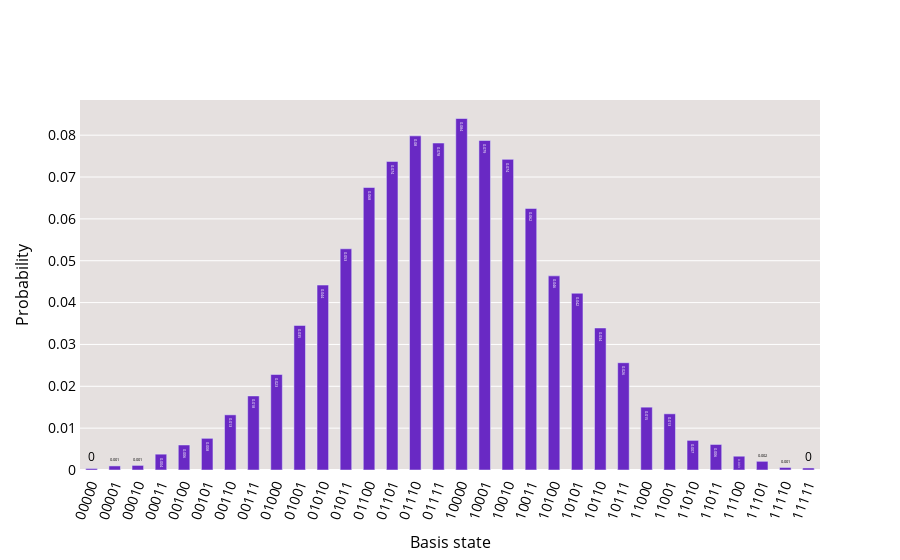

Here is the notebook cell this chart was saved with:
### Code cell
probability_distribution(counts)

### Figure 1 — Plotly figure (JSON) as saved in the notebook; plotly's stock layout.template omitted (floating-point values rounded to 4 significant figures)
{"data": [{"hoverinfo": "text", "hovertext": ["<b>00000</b><br>P = 0.0", "<b>00001</b><br>P = 0.001", "<b>00010</b><br>P = 0.001", "<b>00011</b><br>P = 0.004", "<b>00100</b><br>P = 0.006", "<b>00101</b><br>P = 0.008", "<b>00110</b><br>P = 0.013", "<b>00111</b><br>P = 0.018", "<b>01000</b><br>P = 0.023", "<b>01001</b><br>P = 0.035", "<b>01010</b><br>P = 0.044", "<b>01011</b><br>P = 0.053", "<b>01100</b><br>P = 0.068", "<b>01101</b><br>P = 0.074", "<b>01110</b><br>P = 0.08", "<b>01111</b><br>P = 0.078", "<b>10000</b><br>P = 0.084", "<b>10001</b><br>P = 0.079", "<b>10010</b><br>P = 0.074", "<b>10011</b><br>P = 0.062", "<b>10100</b><br>P = 0.046", "<b>10101</b><br>P = 0.042", "<b>10110</b><br>P = 0.034", "<b>10111</b><br>P = 0.026", "<b>11000</b><br>P = 0.015", "<b>11001</b><br>P = 0.013", "<b>11010</b><br>P = 0.007", "<b>11011</b><br>P = 0.006", "<b>11100</b><br>P = 0.003", "<b>11101</b><br>P = 0.002", "<b>11110</b><br>P = 0.001", "<b>11111</b><br>P = 0.0"], "marker": {"color": "#6929c4"}, "name": "", "text": [0, 0.001, 0.001, 0.004, 0.006, 0.008, 0.013, 0.018, 0.023, 0.035, 0.044, 0.053, 0.068, 0.074, 0.08, 0.078, 0.084, 0.079, 0.074, 0.062, 0.046, 0.042, 0.034, 0.026, 0.015, 0.013, 0.007, 0.006, 0.003, 0.002, 0.001, 0], "textposition": "auto", "type": "bar", "width": 0.5, "x": [0, 1, 2, 3, 4, 5, 6, 7, 8, 9, 10, 11, 12, 13, 14, 15, 16, 17, 18, 19, 20, 21, 22, 23, 24, 25, 26, 27, 28, 29, 30, 31], "y": [0.0003662, 0.0009766, 0.001099, 0.003784, 0.005981, 0.007568, 0.01318, 0.0177, 0.02283, 0.03455, 0.04419, 0.05286, 0.0675, 0.07373, 0.07983, 0.07812, 0.08398, 0.07874, 0.07422, 0.0625, 0.04639, 0.04224, 0.03394, 0.02563, 0.01501, 0.01343, 0.00708, 0.006104, 0.003296, 0.002075, 0.0006104, 0.0004883]}], "layout": {"font": {"color": "#000000"}, "paper_bgcolor": "#ffffff", "plot_bgcolor": "#e5e0df", "showlegend": false, "title": {"font": {"size": 18}, "x": 0.5}, "xaxis": {"linewidth": 1, "showline": true, "tickangle": -70, "tickfont": {"size": 14}, "ticktext": ["00000", "00001", "00010", "00011", "00100", "00101", "00110", "00111", "01000", "01001", "01010", "01011", "01100", "01101", "01110", "01111", "10000", "10001", "10010", "10011", "10100", "10101", "10110", "10111", "11000", "11001", "11010", "11011", "11100", "11101", "11110", "11111"], "tickvals": [0, 1, 2, 3, 4, 5, 6, 7, 8, 9, 10, 11, 12, 13, 14, 15, 16, 17, 18, 19, 20, 21, 22, 23, 24, 25, 26, 27, 28, 29, 30, 31], "title": {"font": {"size": 16}, "text": "Basis state"}}, "yaxis": {"linewidth": 1, "showline": true, "tickfont": {"size": 14}, "title": {"font": {"size": 16}, "text": "Probability"}}}}
